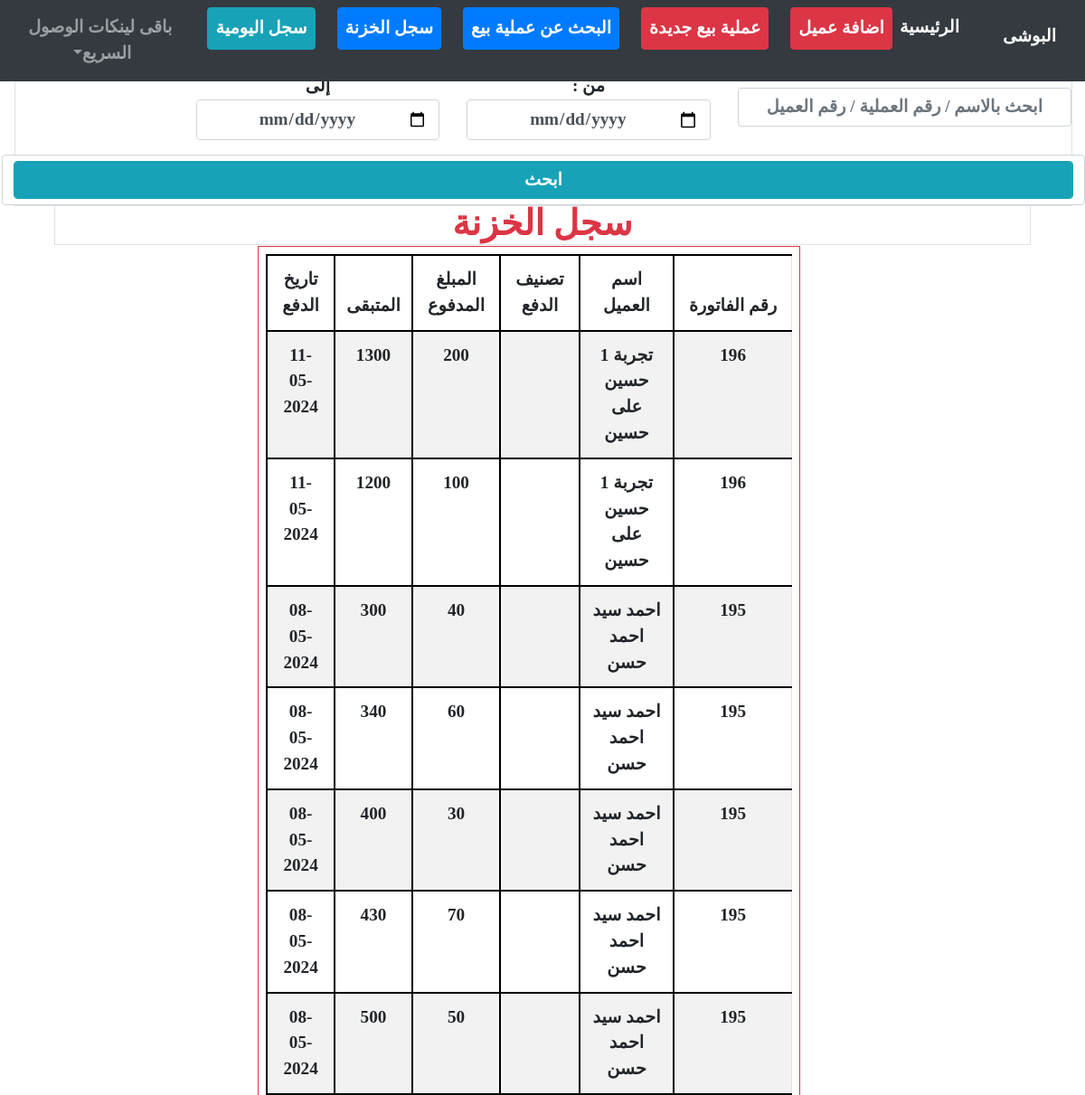
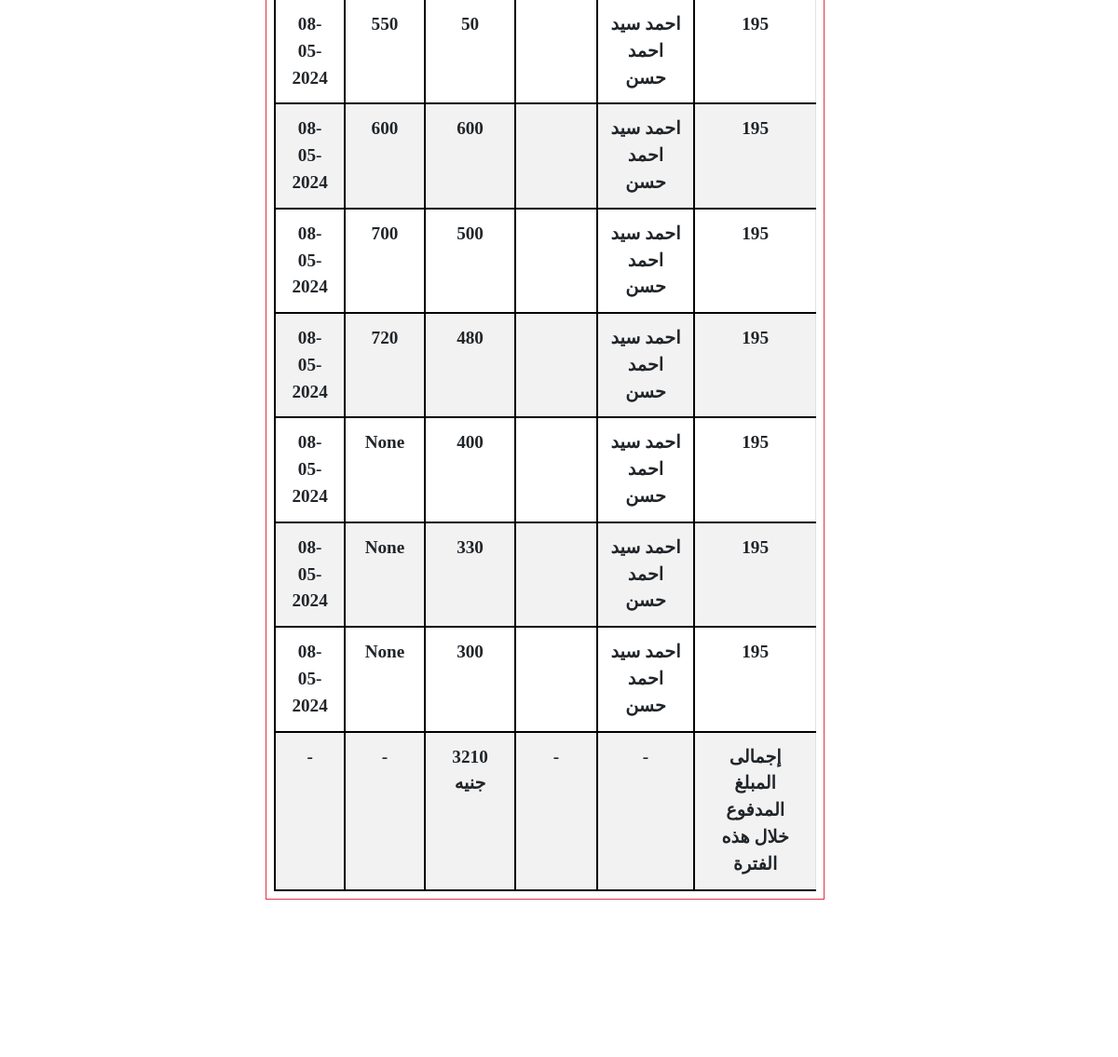
Page /kazna/list/ on the earlier database version (2 pictures, top to bottom).
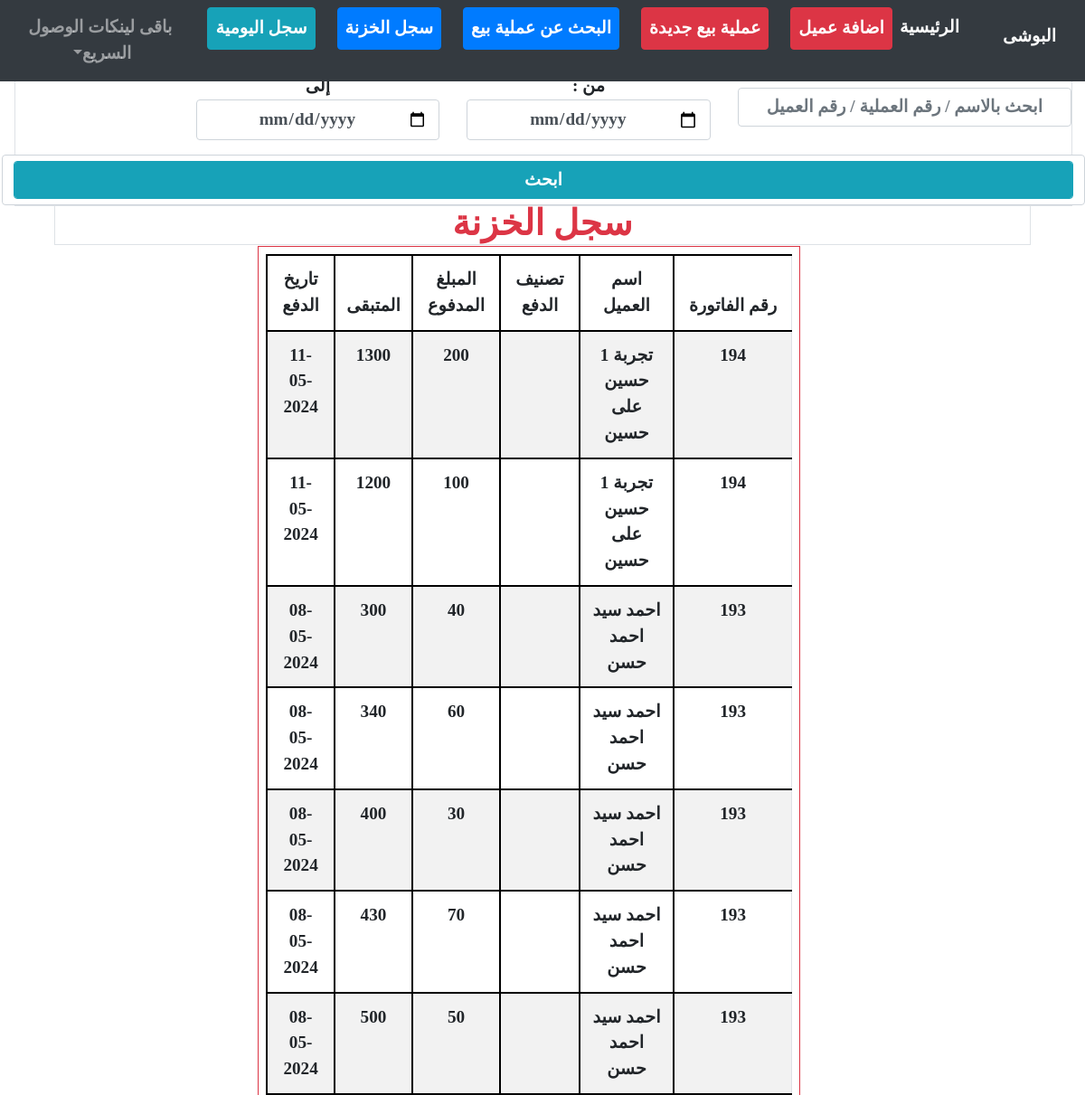
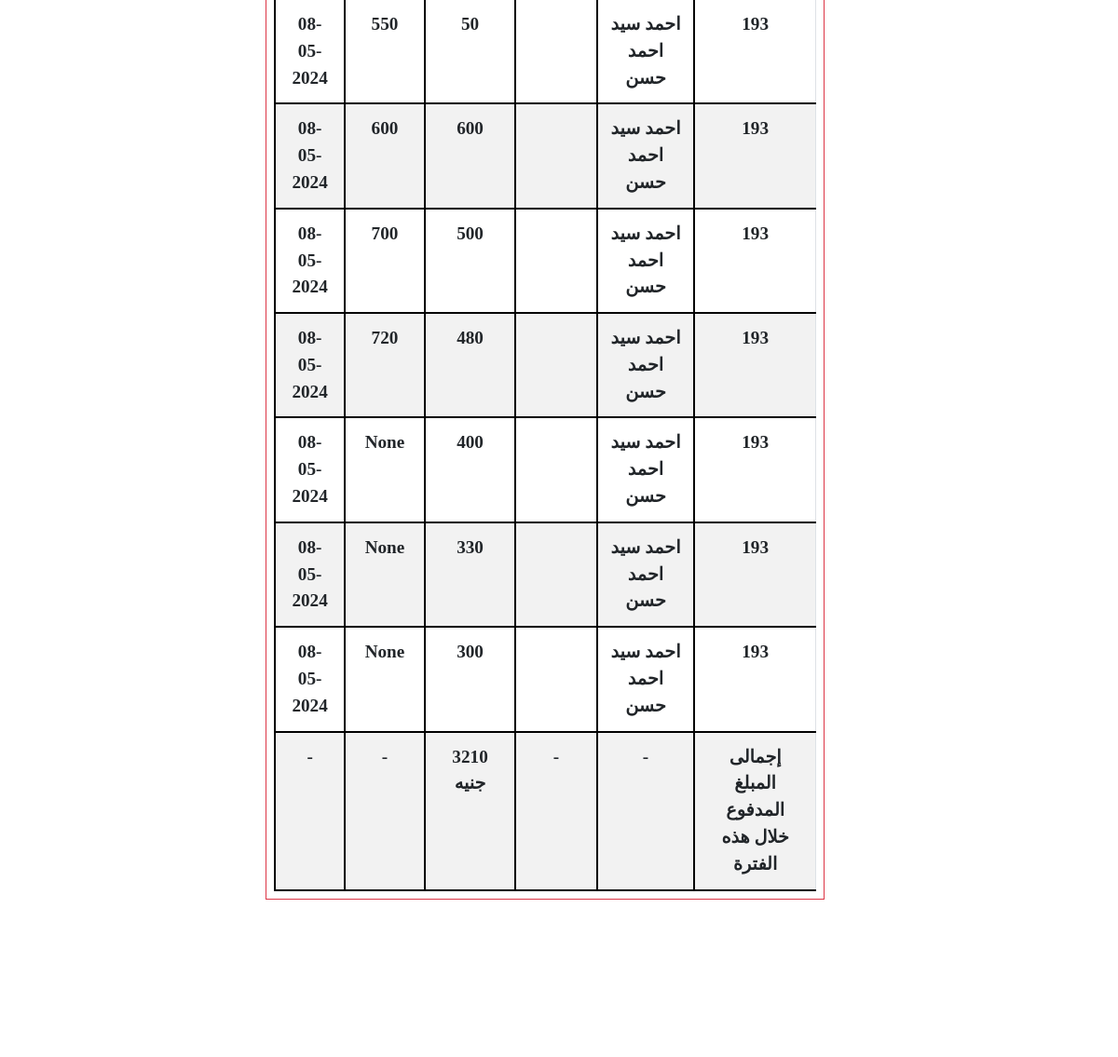
Same page on the later database version (2 pictures, top to bottom).
### kazna/models.py (models this page shows)
class DetailpayRecord(TimeStampMixin,models.Model):
    clientt          = models.ForeignKey(Client, on_delete=models.CASCADE, verbose_name="العميل")
    masterInvoice   = models.ForeignKey(MasterInvoice, on_delete=models.CASCADE, verbose_name="الفاتورة")
    classs           = models.CharField(max_length=35, null=True, blank=True, verbose_name="تصنيف الدفع", default='-')
    paid              = models.IntegerField(null=True, blank=True, verbose_name="المبلغ المدفوع")
    remain              = models.IntegerField(null=True, blank=True, verbose_name="المبلغ المتبقى")

### order/models.py (models this page shows, shortened)
class MasterInvoice( TimeStampMixin,models.Model):
    old_counter = models.PositiveIntegerField(default=1, editable=False)
    counter     = models.PositiveIntegerField(default=1, editable=False)
    invoiceType = [
        ('قماش الدكان-رجالى', 'قماش الدكان-رجالى'),
        ('قماش الدكان-حريمى', 'قماش الدكان-حريمى'),
        ('قماش خارجى-رجالى', 'قماش خارجى-رجالى'),
        ('قماش خارجى-حريمى', 'قماش خارجى-حريمى'),
        ('بيع قماش', 'بيع قماش'),
    ]
    clientMI    = models.ForeignKey(Client, related_name='master_invoices', on_delete=models.CASCADE, verbose_name="العميل")
    invoiceType = models.CharField(max_length=35, choices=invoiceType, null=True, blank=True, verbose_name="نوع الطلب", default="قماش الدكان-رجالى")
    confirmed   = models.BooleanField(default=False)

### client/models.py (models this page shows, shortened)
class TimeStampMixin(models.Model):
    created_at      = models.DateTimeField(auto_now_add=True,null=True)
    updated_at      = models.DateTimeField(auto_now=True,null=True)
    is_deleted      = models.BooleanField(default=False)

class Client(TimeStampMixin, models.Model):
    GENDER_CHOICES = [
        ('male', 'رجالى'),
        ('female', 'حريمى'),
    ]
    counter     = models.PositiveIntegerField(default=0, verbose_name="رقم العميل")
    FName       = models.CharField(max_length=15, null=True, blank=True, verbose_name="الاسم الاول") # الاسم الاول
    SName       = models.CharField(max_length=15, null=True, blank=True, verbose_name="الاسم الثانى") # الاسم الثانى
    TName       = models.CharField(max_length=15, null=True, blank=True, verbose_name="الاسم الثالث") # الاسم الثالث
    LName       = models.CharField(max_length=15, null=True, blank=True, verbose_name="الاسم الرابع") # الاسم الرابع
    name        = models.CharField(max_length=60, null=True, blank=True, db_index=True,verbose_name="الاسم بالكامل") # الاسم بالكامل
    kindMale    = models.CharField(max_length=10, choices=GENDER_CHOICES, null=True, blank=True, verbose_name="نوع العميل", default="male" )
    book        = models.CharField(max_length=50, null=True, blank=True, verbose_name="اسم الدفتر")
    page        = models.IntegerField(null=True, blank=True, verbose_name="صفحة رقم")
    phone       = models.CharField(max_length=50, null=True, blank=True, db_index=True, verbose_name="رقم التليفون")
    address     = models.CharField(max_length=50, null=True, blank=True, verbose_name="العنوان")

class TimeStampMixin(models.Model):
    created_at      = models.DateTimeField(auto_now_add=True,null=True)
    updated_at      = models.DateTimeField(auto_now=True,null=True)
    is_deleted      = models.BooleanField(default=False)

### kazna/views.py (the view, shortened to what this page needs)
# urls.py: path('list/', recordsListView.as_view(), name="list"),
class recordsListView(ListView):
    model               =   DetailpayRecord
    template_name       =   'kazna/recordsList.html'
    context_object_name =   'records'
    ordering            =   '-created_at'
    def get_queryset(self):
        queryset = super().get_queryset()
        search_query = self.request.GET.get('q')
        from_date = self.request.GET.get('from')
        to_date = self.request.GET.get('to')
        return queryset.order_by('-created_at')
    def get_context_data(self, **kwargs):
        context = super().get_context_data(**kwargs)
        records = context['records']
        total_paid = sum(record.paid for record in records)
        context['total_paid'] = total_paid
        return context

### kazna/templates/kazna/recordsList.html (shortened to what this page needs)
{% extends "homee/index.html" %}
{% load crispy_forms_tags %}
{% block content %}
<div class="container-fluid text-center m-auto">
    <div class="row w-100" style=" position: fixed; top: 5rem; display: inline-block; left: 1rem; z-index:2;" >
        <div class="col-12">
            <form class="border m-auto " action="#" >
                <div class="row">
                    <div class="col-4">
                        <input class="w-100 form-control mt-3" name="q" placeholder="ابحث بالاسم / رقم العملية / رقم العميل">
                    </div>
                    <div class="col-3">
                        من :
                        <input type="date" class="w-100 form-control" name="from">
                    </div>
                    <div class="col-3">
                        إلى
                        <input type="date" class="w-100 form-control" name="to">
                    </div>
                    <div class="form-control mr-auto ml-auto mt-3">
                        <input type="submit" class="form-control btn btn-info" value="ابحث">
                    </div>
                </div>
            </form>
        </div>
    </div>
    <br>
    <br>
    <br>
    <h1 class="h4 border text-danger" style=" margin-top: 4.5rem; font-size: 2.45rem; font-weight: 900; ">سجل الخزنة</h1>
    <div class="row bg-white w-100 " style=" position: fixed; top: 17rem; display: inline-block; left: 0rem; z-index:2; overflow:scroll; height:67vh">
        <table class="table-responsive table border border-danger p-2 text-center table-striped table-hover table-bordered w-50 mr-auto ml-auto" style="margin-bottom:10rem" id="" style="">
            <thead>
                <tr>
                    <th>رقم الفاتورة</th>
                    <th>اسم العميل</th>
                    <th>تصنيف الدفع</th>
                    <th>المبلغ المدفوع</th>
                    <th>المتبقى</th>
                    <th>تاريخ الدفع</th>
                </tr>
            </thead>
            <tbody>
                {% for record in records %}
                <tr>
                    <td>{{record.masterInvoice.counter}}</td>
                    <td>{{record.masterInvoice.clientMI.name}}</td>
                    <td>
                    </td>
                    <td>
                        {{record.paid}}
                    </td>
                    <td>
                        {{record.remain}}
                    </td>
                    <td>{{record.created_at|date:'d-m-Y'}}</td>
                </tr>
                {% endfor %}
                <tr>
                    <td>إجمالى المبلغ المدفوع خلال هذه الفترة</td>
                    <td>-</td>
                    <td>-</td>
                    <td>{{total_paid}} جنيه</td>
                    <td>-</td>
                    <td>-</td>
                </tr>
            </tbody>
        </table>
</div>
{% endblock %}

### home/templates/homee/index.html (shortened to what this page needs)
<!DOCTYPE html>
<html lang="ar">
<head>
    {% load static %}
    <link rel="stylesheet" href="{% static 'homee/css/bootstrap.min.css' %}"/>
    <link rel="stylesheet" href="{% static 'homee/css/chosen.min.css' %}" />
    <link rel="stylesheet" href="{% static 'homee/css/all.min.css' %}" />
    <link rel="stylesheet" href="{% static 'homee/css/style.css' %}" />
</head>
<body style="direction:rtl;">
    <nav class="navbar navbar-expand-md navbar-dark bg-dark fixed-top">
        <a class="navbar-brand h3" href="{% url 'home:homepage' %}">البوشى</a>
        <div class="collapse navbar-collapse" id="navbarsExampleDefault">
            <ul class="navbar-nav">
                <li class="nav-item active">
                    <a class="nav-link" href="{% url 'home:homepage' %}">الرئيسية <span class="sr-only">(current)</span></a>
                </li>
                <li class="nav-item">
                    <a class="nav-link btn btn-danger text-white ml-4" href="{% url "client:create" %}">اضافة عميل</a>
                </li>
                <li class="nav-item">
                    <a class="nav-link btn btn-danger text-white ml-4" href="{% url "order:createMain" %}">عملية بيع جديدة</a>
                </li>
                <li class="nav-item">
                    <a class="nav-link btn btn-primary text-white ml-4" href="{% url "order:list" %}">البحث عن عملية بيع</a>
                </li>
                <li class="nav-item">
                    <a class="nav-link btn btn-primary text-white ml-4" href="{% url "kazna:list" %}">سجل الخزنة</a>
                </li>
                <li class="nav-item">
                    <a class="nav-link btn btn-info text-white ml-4" href="{% url "kazna:list" %}">سجل اليومية</a>
                </li>
                <li class="nav-item dropdown d-inline-block">
                    <a class="nav-link dropdown-toggle" href="http://example.com" id="dropdown01" data-toggle="dropdown" aria-haspopup="true" aria-expanded="false"  style="">باقى لينكات الوصول السريع</a>
                </li>
            </ul>
        </div>
    </nav>
    <main role="main" class="container mt-5 pt-3" style="background-color:#ffffff52">
        {% block content %}{% endblock %}
    </main>
</body>

### home/static/homee/css/style.css (style rules this page uses)
body, .h3, h1.h1, .btn:not(:disabled):not(.disabled), label, select, input { text-align: center!important; font-size: 1.2rem!important; font-weight: 900!important; font-family: none!important; }

Differences in the rows shown:
changed through a linked row, DetailpayRecord (number 1 of 14 on the later page): masterInvoice.counter "196" → "194"
changed through a linked row, DetailpayRecord (number 2 of 14 on the later page): masterInvoice.counter "196" → "194"
changed through a linked row, DetailpayRecord (number 3 of 14 on the later page): masterInvoice.counter "195" → "193"
changed through a linked row, DetailpayRecord (number 4 of 14 on the later page): masterInvoice.counter "195" → "193"
changed through a linked row, DetailpayRecord (number 5 of 14 on the later page): masterInvoice.counter "195" → "193"
changed through a linked row, DetailpayRecord (number 6 of 14 on the later page): masterInvoice.counter "195" → "193"
changed through a linked row, DetailpayRecord (number 7 of 14 on the later page): masterInvoice.counter "195" → "193"
changed through a linked row, DetailpayRecord (number 8 of 14 on the later page): masterInvoice.counter "195" → "193"
changed through a linked row, DetailpayRecord (number 9 of 14 on the later page): masterInvoice.counter "195" → "193"
changed through a linked row, DetailpayRecord (number 10 of 14 on the later page): masterInvoice.counter "195" → "193"
changed through a linked row, DetailpayRecord (number 11 of 14 on the later page): masterInvoice.counter "195" → "193"
changed through a linked row, DetailpayRecord (number 12 of 14 on the later page): masterInvoice.counter "195" → "193"
changed through a linked row, DetailpayRecord (number 13 of 14 on the later page): masterInvoice.counter "195" → "193"
changed through a linked row, DetailpayRecord (number 14 of 14 on the later page): masterInvoice.counter "195" → "193"
